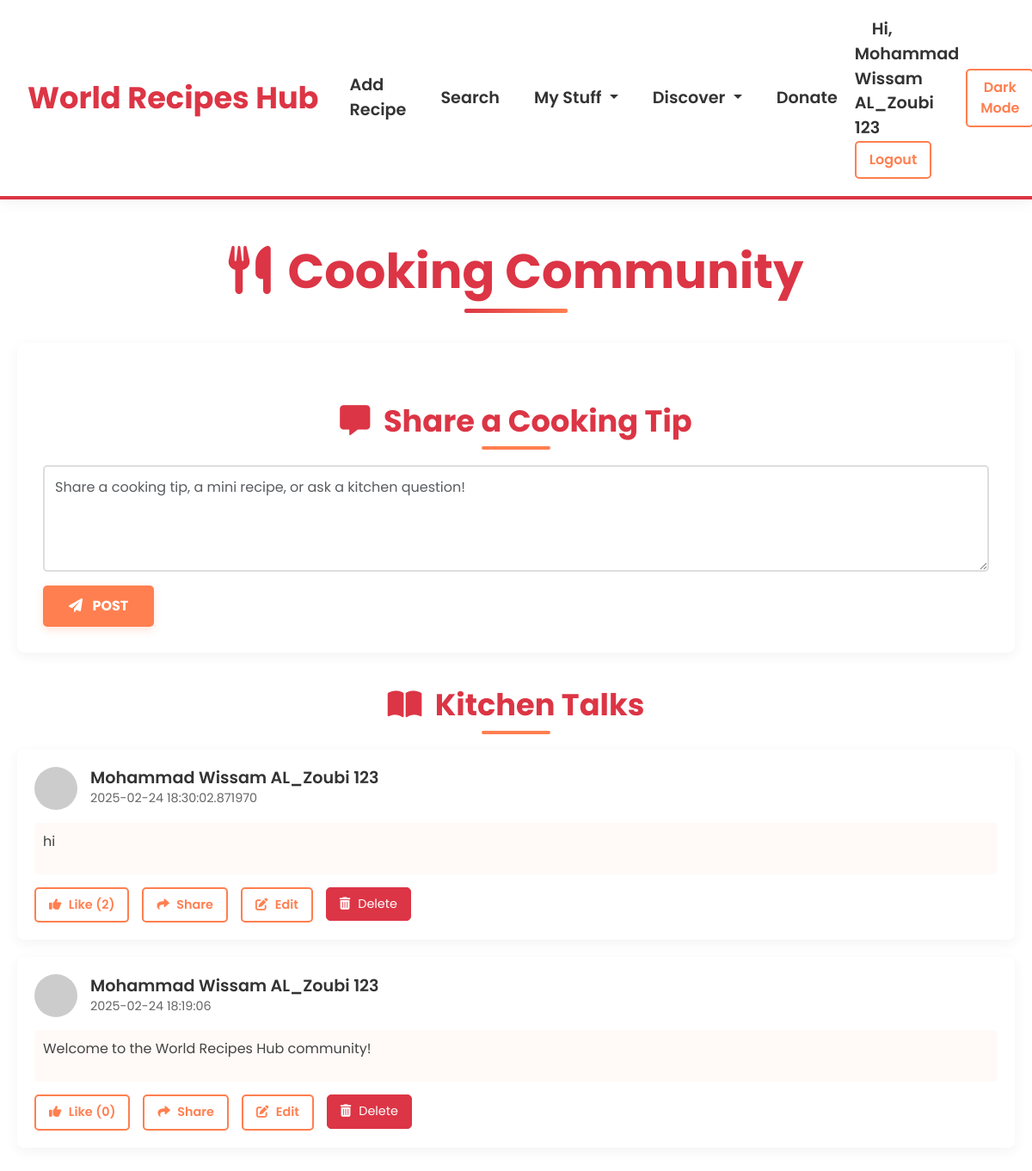
Page /community (signed in) on the committed database.
### tables this page shows
CREATE TABLE users 
                 (id INTEGER PRIMARY KEY, username TEXT UNIQUE, password TEXT, is_premium INTEGER DEFAULT 0);

CREATE TABLE community_posts 
                 (post_id INTEGER PRIMARY KEY AUTOINCREMENT, user_id TEXT, content TEXT, timestamp DATETIME, 
                  likes INTEGER DEFAULT 0, FOREIGN KEY (user_id) REFERENCES users(id));

### app.py (the view)
@app.route('/community')
@login_required
def community():
    conn = sqlite3.connect('recipes.db')
    c = conn.cursor()
    c.execute("SELECT content, username, timestamp, post_id, likes, community_posts.user_id FROM community_posts JOIN users ON community_posts.user_id = users.id ORDER BY timestamp DESC")
    posts = c.fetchall()
    conn.close()
    return render_template('community.html', posts=posts)

### app.py (called while the page is built)
@login_manager.user_loader
def load_user(user_id):
    conn = sqlite3.connect('recipes.db')
    c = conn.cursor()
    c.execute("SELECT id, username, is_premium FROM users WHERE id = ?", (user_id,))
    user = c.fetchone()
    conn.close()
    if user:
        return User(user[0], user[1], user[2])
    return None

### templates/community.html (shortened to what this page needs)
<!DOCTYPE html>
<html lang="en">
<head>
    <link href="https://cdn.jsdelivr.net/npm/bootstrap@5.3.0/dist/css/bootstrap.min.css" rel="stylesheet">
    <link rel="stylesheet" href="https://cdnjs.cloudflare.com/ajax/libs/font-awesome/6.0.0/css/all.min.css">
    <link rel="stylesheet" href="https://cdnjs.cloudflare.com/ajax/libs/animate.css/4.1.1/animate.min.css">
</head>
<body class="light-mode">
    <nav class="navbar navbar-expand-lg">
        <div class="container-fluid">
            <a class="navbar-brand" href="{{ url_for('index') }}">World Recipes Hub</a>
            <div class="collapse navbar-collapse" id="navbarNav">
                <ul class="navbar-nav ms-auto align-items-center">
                    <li class="nav-item"><a class="nav-link" href="{{ url_for('add_recipe') }}">Add Recipe</a></li>
                    <li class="nav-item"><a class="nav-link" href="{{ url_for('search') }}">Search</a></li>
                    <li class="nav-item dropdown">
                        <a class="nav-link dropdown-toggle" href="#" id="myStuffDropdown" role="button" data-bs-toggle="dropdown" aria-expanded="false">
                            My Stuff
                        </a>
                    </li>
                    <li class="nav-item dropdown">
                        <a class="nav-link dropdown-toggle" href="#" id="discoverDropdown" role="button" data-bs-toggle="dropdown" aria-expanded="false">
                            Discover
                        </a>
                    </li>
                    <li class="nav-item"><a class="nav-link" href="{{ url_for('donate') }}">Donate</a></li>
                    {% if current_user.is_authenticated %}
                        <li class="nav-item auth-buttons">
                            <span class="nav-link d-inline">Hi, {{ current_user.username }}</span>
                            <a href="{{ url_for('logout') }}" class="btn btn-outline-primary">Logout</a>
                        </li>
                    {% else %}
                        <li class="nav-item auth-buttons">
                            <a href="{{ url_for('login') }}" class="btn btn-outline-primary">Login</a>
                            <a href="{{ url_for('register') }}" class="btn btn-primary">Sign Up</a>
                        </li>
                    {% endif %}
                    <li class="nav-item">
                        <button id="themeToggle" class="btn btn-outline-primary ms-2">Dark Mode</button>
                    </li>
                </ul>
            </div>
        </div>
    </nav>
    <div class="container">
        <h1 class="fade-in"><i class="fas fa-utensils me-2"></i> Cooking Community</h1>
        {% if current_user.is_authenticated %}
            <div class="new-post-form fade-in">
                <h2 class="section-title"><i class="fas fa-comment-alt me-2"></i> Share a Cooking Tip</h2>
                <form action="{{ url_for('add_community_post') }}" method="POST">
                    <div class="mb-3">
                        <textarea name="content" class="form-control" rows="4" placeholder="Share a cooking tip, a mini recipe, or ask a kitchen question!" required></textarea>
                    </div>
                    <button type="submit" class="btn btn-primary"><i class="fas fa-paper-plane me-2"></i> Post</button>
                </form>
            </div>
        {% else %}
            <div class="text-center fade-in mb-4">
                <p>Please <a href="{{ url_for('login') }}" class="text-primary">log in</a> or <a href="{{ url_for('register') }}" class="text-primary">sign up</a> to join our cooking community!</p>
            </div>
        {% endif %}
        <h2 class="section-title fade-in"><i class="fas fa-book-open me-2"></i> Kitchen Talks</h2>
        {% if posts %}
            {% for post in posts %}
                <div class="community-post fade-in" id="post-{{ post[3] }}">
                    <div class="post-header">
                        <img src="https://via.placeholder.com/50" alt="User Avatar">
                        <div>
                            <h5>{{ post[1] }}</h5>
                            <small>{{ post[2] }}</small>
                        </div>
                    </div>
                    <div class="post-content">
                        <p>{{ post[0] }}</p>
                    </div>
                    <div class="post-actions">
                        <button class="btn btn-outline-primary" onclick="likePost({{ post[3] }})">
                            <i class="fas fa-thumbs-up"></i> Like (<span id="likes-{{ post[3] }}">{{ post[4] }}</span>)
                        </button>
                        <button class="btn btn-outline-primary" onclick="sharePost('{{ url_for('community', _external=True) }}#post-{{ post[3] }}')">
                            <i class="fas fa-share"></i> Share
                        </button>
                        {% if current_user.is_authenticated and current_user.id|string == post[5] %}
                            <button class="btn btn-outline-primary" onclick="editPost('{{ post[3] }}')">
                                <i class="fas fa-edit"></i> Edit
                            </button>
                            <form action="{{ url_for('delete_community_post', post_id=post[3]) }}" method="POST" style="display:inline;">
                                <button type="submit" class="btn btn-danger" onclick="return confirm('Are you sure you want to delete this post?');">
                                    <i class="fas fa-trash-alt"></i> Delete
                                </button>
                            </form>
                        {% endif %}
                    </div>
                </div>
            {% endfor %}
        {% else %}
            <p class="text-center fade-in">No cooking tips yet. Be the first to share something delicious!</p>
        {% endif %}
    </div>
</body>
</html>

### templates/community.html (style rules this page uses)
body { background: #fff; font-family: 'Poppins', sans-serif; color: #333; transition: background 0.3s, color 0.3s; overflow-x: hidden; }
.navbar { background: rgba(255, 255, 255, 0.98); border-bottom: 4px solid #dc3545; padding: 20px 0; box-shadow: 0 4px 15px rgba(0,0,0,0.05); position: sticky; top: 0; z-index: 1000; }
.navbar-brand { color: #dc3545 !important; font-size: 2.2em; font-weight: 700; margin-left: 20px; transition: color 0.3s ease; }
.navbar-nav { margin-right: 20px; }
.nav-link { color: #333 !important; font-weight: 600; font-size: 1.2em; padding: 12px 20px !important; transition: color 0.3s ease, background 0.3s ease; }
.container { max-width: 1300px; padding: 50px 20px; position: relative; }
h1 { color: #dc3545; font-size: 3.5em; font-weight: 700; text-align: center; margin-bottom: 50px; position: relative; animation: fadeIn 1s ease; }
h1::after { content: ''; width: 120px; height: 5px; background: linear-gradient(90deg, #dc3545, #ff7f50); position: absolute; bottom: -15px; left: 50%; transform: translateX(-50%); border-radius: 2px; }
.btn-primary { background: #ff7f50; border: none; padding: 12px 30px; border-radius: 5px; font-weight: 700; text-transform: uppercase; color: #fff; transition: background 0.3s ease, transform 0.2s ease; box-shadow: 0 4px 10px rgba(255, 127, 80, 0.2); }
.btn-outline-primary { border: 2px solid #ff7f50; color: #ff7f50; padding: 8px 15px; border-radius: 5px; font-weight: 600; transition: background 0.3s ease, color 0.3s ease, transform 0.2s ease; }
.btn-danger { padding: 8px 15px; font-size: 0.9em; border-radius: 5px; }
.section-title { color: #dc3545; font-size: 2.2em; font-weight: 700; margin: 40px 0 30px; text-align: center; position: relative; }
.section-title::after { content: ''; width: 80px; height: 4px; background: #ff7f50; position: absolute; bottom: -12px; left: 50%; transform: translateX(-50%); border-radius: 2px; }
.community-post { background: #fff; border-radius: 8px; box-shadow: 0 4px 15px rgba(0,0,0,0.05); padding: 20px; margin-bottom: 20px; transition: transform 0.3s ease, box-shadow 0.3s ease; }
.post-header { display: flex; align-items: center; margin-bottom: 15px; }
.post-header img { width: 50px; height: 50px; border-radius: 50%; margin-right: 15px; object-fit: cover; }
.post-header h5 { font-size: 1.2em; font-weight: 600; color: #333; margin: 0; }
.post-header small { color: #666; font-size: 0.9em; }
.post-content { font-size: 1em; color: #444; margin-bottom: 15px; background: #fffaf7; padding: 10px; border-radius: 5px; }
.post-actions { display: flex; gap: 15px; flex-wrap: wrap; }
.post-actions .btn { padding: 8px 15px; font-size: 0.9em; border-radius: 5px; }
.post-actions .btn i { margin-right: 5px; }
.new-post-form { background: #fff; border-radius: 8px; padding: 30px; box-shadow: 0 4px 15px rgba(0,0,0,0.05); margin-bottom: 40px; }
.new-post-form textarea { border: 2px solid #ddd; border-radius: 5px; padding: 12px; font-size: 1em; resize: vertical; transition: border-color 0.3s ease; }
.fade-in { opacity: 0; transform: translateY(20px); animation: fadeInUp 0.8s ease forwards; }

### rows in the picture
users: username "Mohammad Wissam AL_Zoubi 123"
community_posts: username "Mohammad Wissam AL_Zoubi 123", timestamp "2025-02-24 18:30:02.871970", content "hi", likes "2"
community_posts: username "Mohammad Wissam AL_Zoubi 123", timestamp "2025-02-24 18:19:06", content "Welcome to the World Recipes Hub community!", likes "0"
